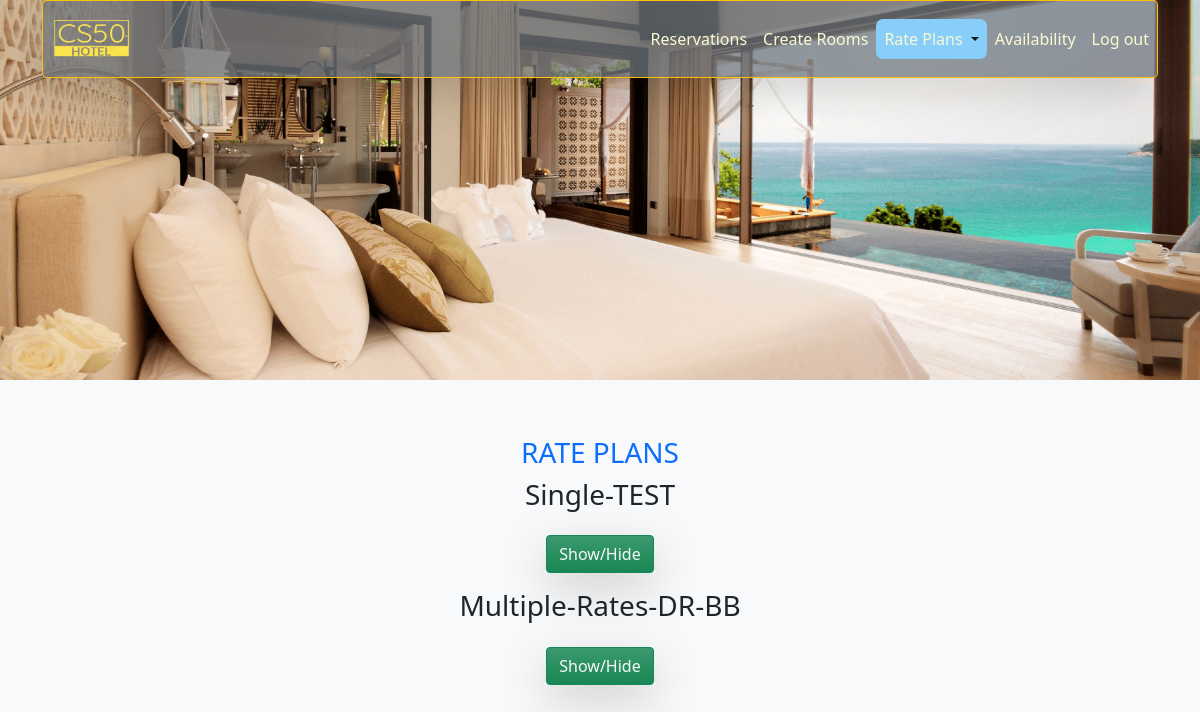
/view_rate_plans (signed in), run on an earlier commit of the app's database.
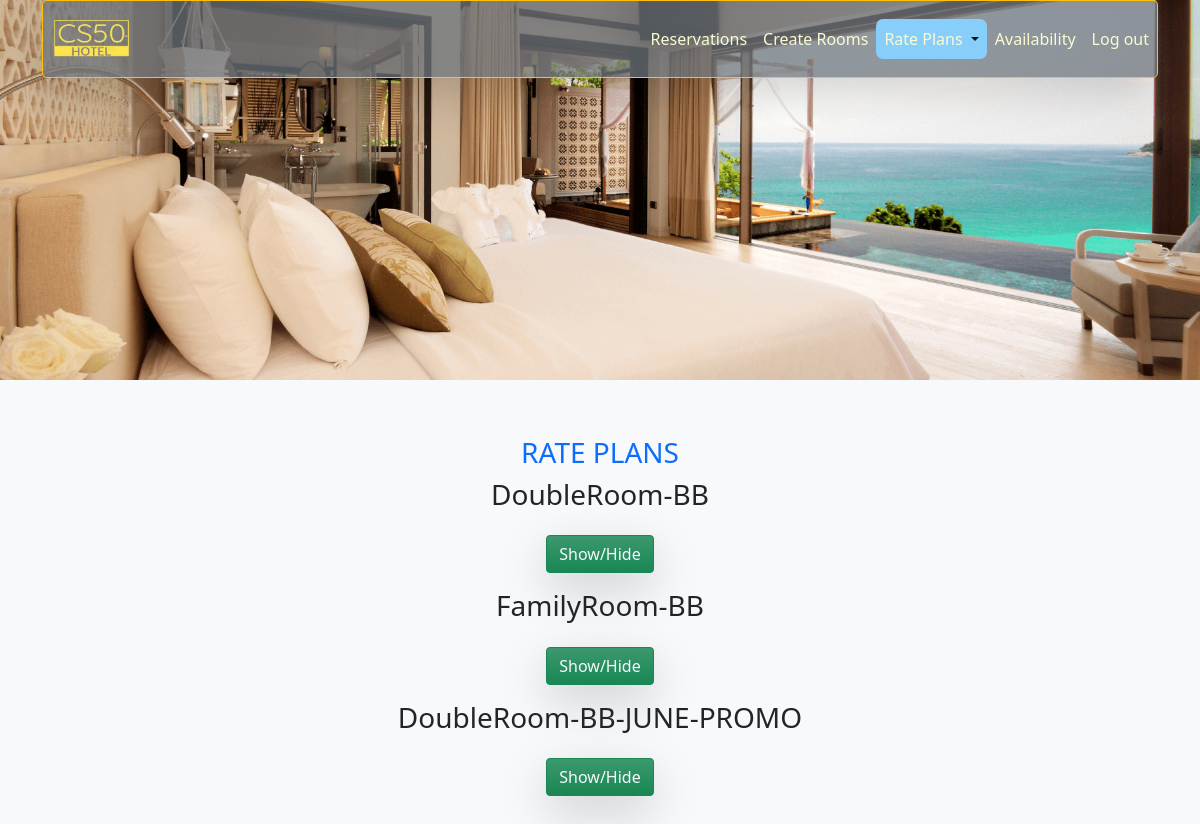
And on a later commit of the database.
### booking_engine/models.py (models this page shows)
class RateType(db.Model):
    id = db.Column(db.Integer, primary_key=True, nullable=False)
    rate_name = db.Column(db.String(50), nullable=False)
    rate_plan_type = db.relationship('RatePlan', backref='rate_type')
    listed_room = db.relationship("ListedRoom", backref='rate_type')

### booking_engine/routes.py (the view)
@app.route("/view_rate_plans", methods=["GET", "POST"])
@login_required
def view_rate_plans():
    if request.method == "POST":
        delete_rate = request.form.get("delete")
        if delete_rate:
            RateType.query.filter(RateType.id == delete_rate).delete()
            RatePlan.query.filter(RatePlan.rate_type_id == delete_rate).delete()
            db.session.commit()
        return redirect("/view_rate_plans")
    else:
        rate_plans = RateType.query.all()
        headings = [
                    "Date period",
                    "Starting date",
                    "Ending date",
                    "Adult",
                    "Single adult",
                    "Child 0-12 RB",
                    "Child 12-17.99 Exb",
                    "Child 7-11.99 Exb",
                    "Child 2-6.99",
                    "Child 0-1.99"
                ]
    return render_template("view_rate_plans.html", rate_plans=rate_plans, headings=headings, usd=usd)

### booking_engine/helpers.py (called while the page is built)
def login_required(f):
    @wraps(f)
    def decorated_function(*args, **kwargs):
        if session.get("admin_id") is None:
            return redirect("/admin_login")
        return f(*args, **kwargs)
    return decorated_function

### booking_engine/templates/view_rate_plans.html (shortened to what this page needs)
{% extends "layout.html" %}
{% set active_page = "rate_plans" %}
{% block main %}
<h3 class="mt-2 text-primary">RATE PLANS</h3>
<div class="container-fluid">
{% for rate_type in rate_plans %}
<h3>{{ rate_type.rate_name }}</h3>
<input class="btn btn-success bg-gradient mb-3 text-light mt-3 rounded shadow shadow-lg" type = "button" name = "Test1" id="show{{ rate_type.id }}" value = "Show/Hide">
                    {% set date_period = namespace(value=1) %}
{% endfor %}
</div>
{% endblock %}

### booking_engine/templates/layout.html (shortened to what this page needs)
<!DOCTYPE html>
<html lang="en">
<head>
    <link href="https://cdn.jsdelivr.net/npm/bootstrap@5.1.3/dist/css/bootstrap.min.css" rel="stylesheet">
    <link rel="stylesheet" href="https://cdn.jsdelivr.net/npm/bootstrap-icons@1.3.0/font/bootstrap-icons.css">
    <link href="/static/styles.css" rel="stylesheet">
    <link rel="stylesheet" href="https://cdnjs.cloudflare.com/ajax/libs/bootstrap-datepicker/1.10.0/css/bootstrap-datepicker.min.css" />
    <link rel="stylesheet"
    href="https://cdnjs.cloudflare.com/ajax/libs/font-awesome/6.4.0/css/all.min.css"
 />
</head>
<body class="bg-primary bg-light">
<div class="bg-img">
    <div class="container container-fluid">
        <section>
            <nav class="navbar navbar-expand-lg navbar-light bg-secondary rounded-3 border border-1 border-warning shadow-lg bg-opacity-75">
                <a class="navbar-brand" href="#">
                    <img src="/static/images/logo1.png" width="100" height="50" class="d-inline-block align-top ml-3" alt="cs50xhotellogo">
                </a>
                <div class="collapse navbar-collapse" id="navbarNavAltMarkup">
                    {% if session["admin_id"] %}
                    <ul class="navbar-nav ms-auto">
                        <li class="{{'active' if active_page == 'reservations'}}"><a class="nav-link" href="/admin_panel">Reservations</a></li>
                        <li class="{{'active' if active_page == 'create_rooms'}}" id="create_rooms"><a class="nav-link" href="/create_rooms" >Create Rooms</a></li>
                        <li class="nav-item dropdown">
                            <a class="nav-link dropdown-toggle {{'active' if active_page == 'rate_plans'}}" href="#" id="navbarDropdown" role="button" data-toggle="dropdown" aria-haspopup="true" aria-expanded="false">
                              Rate Plans
                            </a>
                            <div class="dropdown-menu bg-dark opacity-75 " aria-labelledby="navbarDropdown">
                        <li class="{{'active' if active_page == 'availability'}}"><a class="nav-link" href="/availability">Availability</a></li>
                        <li class="nav-item"><a class="nav-link" href="/logout">Log out</a></li>
                    </ul>
                    {% else %}
                    <ul class="navbar-nav ms-auto mt-2">
                        <li class="nav-item"><a class="nav-link" href="/admin_register">Register</a></li>
                        <li class="nav-item"><a class="nav-link" href="/admin_login">Login</a></li>
                    </ul>
                    {% endif %}
                </div>
            </nav>
        </section>
    </div>
</div>
        <main class="container-fluid py-5 text-center">
            {% block main %}{% endblock %}
        </main>
</body>
</html>

### booking_engine/static/styles.css (style rules this page uses)
.bg-img { background-image: url("/static/images/banner-5.png"); min-height: 380px; background-position: center; background-repeat: no-repeat; background-size: cover; position: relative; }
.active { background-color: lightskyblue; -webkit-text-fill-color: black; border-radius: 7px; }
.nav-link { -webkit-text-fill-color: lightgoldenrodyellow; }

What changed in the data, as far as the page shows it:
changed RateType: rate_name "Single-TEST" → "DoubleRoom-BB"
changed RateType: rate_name "Multiple-Rates-DR-BB" → "FamilyRoom-BB"
added RateType: rate_name "DoubleRoom-BB-JUNE-PROMO"
